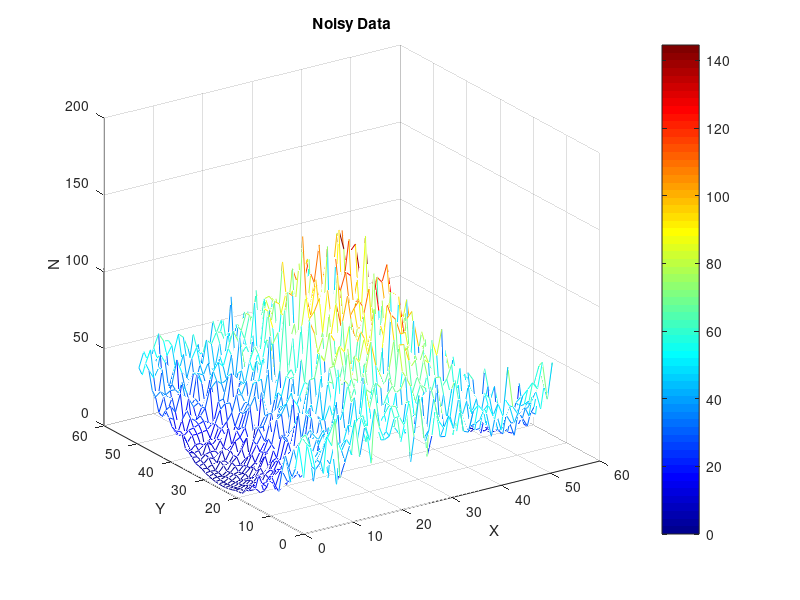
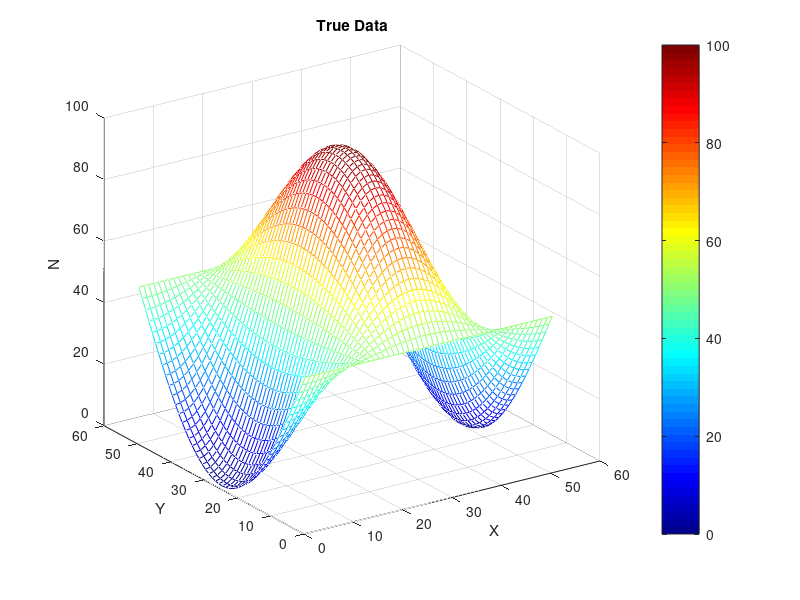

Here is the MATLAB script that generated these plots, in order: (Note: this script raises an error after producing the figures.)
% Title: Determining and removing drawbacks of exponential and running mean. Task 2
% Group 1: Viktor Liviniuk, Alina Liviniuk
% Skoltech
% 2017

% Part 2. 3d surface filtration using forward-backward smoothing.

%importing data
noisyData = importdata("noisy_surface.mat");
trueData = importdata("true_surface.mat");

% display noisy Data
figure
view(-34,23);
hold on
grid on
colormap jet
colorbar
mesh(noisyData);
title('Noisy Data');
xlabel('X');
ylabel('Y');
zlabel('N');

% display true Data
figure
view(-34,23);
hold on
grid on
colormap jet
colorbar
mesh(trueData);
title('True Data');
xlabel('X');
ylabel('Y');
zlabel('N');

% Determine the variance of deviation of noisy surface from the true one.
varianceOfDeviationNoisy = varianceOfDeviation(noisyData, trueData);

% Apply forward-backward exponential smoothing to filter noisy surface measurements.
alpha = 0.335;
processedData = noisyData;
[m, n] = size(processedData);
for i = 1:m
    processedData = forwardBackwardExponentialMean(processedData, "row", i, alpha);
end
for i = 1:n
    processedData = forwardBackwardExponentialMean(processedData, "column", i, alpha);
end


% display processed Data
figure
view(-34,23);
hold on
grid on
colormap jet
colorbar
mesh(processedData);
title('Processed Data');
xlabel('X');
ylabel('Y');
zlabel('N');

% Determine the variance of deviation of smoothed surface from the true one.
varianceOfDeviationProcessed = varianceOfDeviation(processedData, trueData);